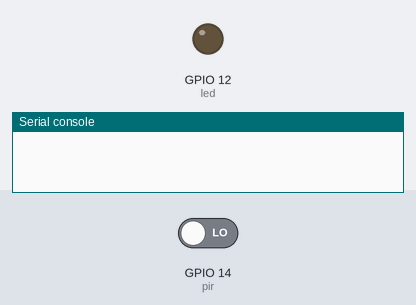
The program below on a simulated ESP32 board running MicroPython. Shown: output pins drawn as LEDs (lit = HIGH), the last lines printed to the serial console. The inputs (shaded band) are chosen by the test bench; at power-on: GPIO 14 (pir) LOW.

Above: at 1.2 s.
1.3 s: GPIO 14 (pir) driven HIGH
At 2.5 s:
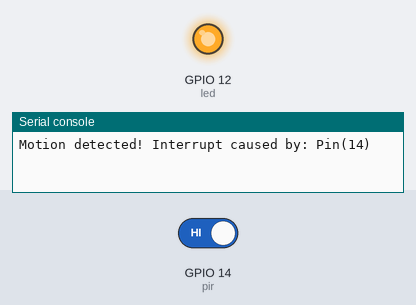
Timing chart, 0 to 22.8 s (numbered marks = the images above; inputs shaded):
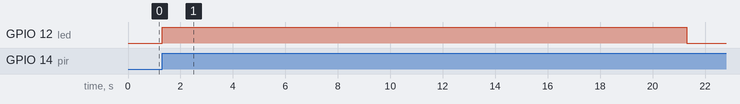

Measured:
- after the input at 1.3 s, GPIO 12 (led): LOW → HIGH at once, → LOW 20.0 s later

The program:

Interrupt_Exemplo.py
```python
# (licence header left out)
# Interrupt Example with Micropython

# PIR --> ESP32
# -------------
# GND  --> GND
# DATA --> Digitalpin 14
# VCC  --> 3V3 or 5V


from machine import Pin
from time import sleep

# This variable will indicate whether motion was detected or not
motion = False


def handel_Interrupt(pin):
    global motion
    motion = True
    global interrupt_pin
    interrupt_pin = pin


led = Pin(12, Pin.OUT)
pir = Pin(14, Pin.IN)

pir.irq(trigger=Pin.IRQ_RISING, handler=handel_Interrupt)

while True:
    if motion:
        print('Motion detected! Interrupt caused by: {}'.format(interrupt_pin))
        led.value(1)
        sleep(20)
        led.value(0)
        print('Motion stopped!')
        motion = False
```
